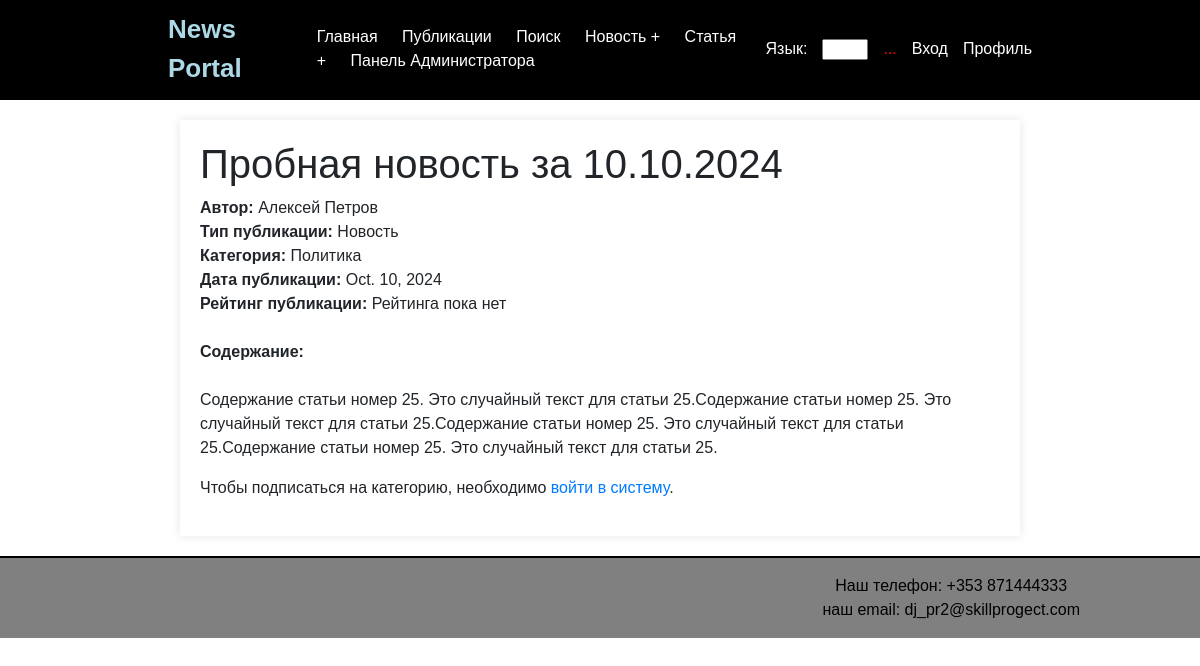
Screenshot of /news/65/ with the database file from the repository.
### news/models.py (models this page shows, shortened)
class Article(models.Model):
    title = models.CharField(max_length=200)
    content = models.TextField()
    publication_date = models.DateField()
    author_profile = models.ForeignKey(Profile, on_delete=models.CASCADE, default=9)
    article_type = models.BooleanField(default=False)
    category = models.ForeignKey(Category, on_delete=models.SET_NULL, null=True, blank=True)
    rating = models.ForeignKey(Rating, on_delete=models.SET_NULL, null=True, blank=True)

class Profile(models.Model):
    user = models.OneToOneField(User, on_delete=models.CASCADE)

class Category(models.Model):
    name = models.CharField(max_length=25, unique=False, verbose_name='Name of category')
    subscribers = models.ManyToManyField(User, related_name='categories', blank=True)
    class Meta:
        verbose_name = "Категория"
        verbose_name_plural = "Категории"

### news/views.py (the view)
# urls.py: path('news/<int:id>/', ArticleDetailView.as_view(), name='article_detail'),
class ArticleDetailView(BaseArticleView):
    template_name = 'news/article_detail.html'
    def get(self, request, id):
        article = get_object_or_404(Article, id=id)
        cached_response = self.get_article_from_cache(article.id, article.publication_date)
        if cached_response:
            return cached_response
        response = render(request, self.template_name, {
            'article': article,
            'user_is_author': request.user == article.author_profile.user,
        })
        self.set_article_to_cache(article, response)
        return response

### news/templatetags/censor_filters.py (called while the page is built)
@register.filter
def censor(value):
    if not isinstance(value, str):
        raise ValueError('Filter can only be applied to strings')
    def replace_word(match):
        word = match.group()
        if word.lower() in PROHIBITED_WORDS:
            return word[0] + '*' * (len(word) - 1)
        return word
    pattern = r'\b(?:' + '|'.join(re.escape(word) for word in PROHIBITED_WORDS) + r')\b'
    censored_text = re.sub(pattern, replace_word, value, flags=re.IGNORECASE)
    return censored_text

### news/utils.py (called while the page is built)
def get_article_cache_key(article_id, publication_date):
    return f"article_{article_id}_{publication_date}"

### news/views.py (called while the page is built)
    def get_article_from_cache(self, article_id, publication_date):
        cache_key = get_article_cache_key(article_id, publication_date)
        return cache.get(cache_key)

    def set_article_to_cache(self, article, response, timeout=300):
        cache_key = get_article_cache_key(article.id, article.publication_date)
        cache.set(cache_key, response, timeout)

### news/templates/news/article_detail.html (shortened to what this page needs)
{% extends 'news/default.html' %}
{% load censor_filters %}
{% block content %}
    <h1>{{ article.title|censor }}</h1>
    <div class="form-group mb-4">
        <div class="info-row">
            <div>
                <strong class="label">Автор:</strong>
                <span class="author">{{ article.author_profile.user.first_name }} {{ article.author_profile.user.last_name }}</span>
            </div>
            <div>
                <strong class="label">Тип публикации:</strong>
                <span>{{ article.article_type|yesno:"Новость,Статья" }}</span>
            </div>
            <div>
                <strong class="label">Категория:</strong>
                <span>{{ article.category.name|default:"Категория не указана" }}</span>
            </div>
            <div>
                <strong class="label">Дата публикации:</strong>
                <span>{{ article.publication_date }}</span>
            </div>
            <div>
                <strong class="label">Рейтинг публикации:</strong>
                {% with rating_value=article.rating.value %}
                    <span>{{ rating_value|default:"Рейтинга пока нет" }}</span>
                {% endwith %}
            </div>
        </div>
    </div>
    <div class="form-group mb-4">
        <strong class="label">Содержание:</strong>
    </div>
    <p>{{ article.content|censor }}</p>
    <div class="subscription">
        {% if user.is_authenticated %}
            {% if user in article.category.subscribers.all %}
                <p>Вы подписаны на категорию {{ article.category.name }}.</p>
            {% else %}
                <form method="POST" action="{% url 'subscribe_to_category' article.category.id %}">
                    {% csrf_token %}
                    <input type="hidden" name="article_id" value="{{ article.id }}">
                    <input type="hidden" name="use_console_backend" value="True">
                    <button type="submit" class="btn btn-primary">Подпишитесь на категорию {{ article.category.name }}</button>
                </form>
            {% endif %}
        {% else %}
            <p>Чтобы подписаться на категорию, необходимо <a href="{% url 'login' %}">войти в систему</a>.</p>
        {% endif %}
    </div>
{% endblock %}

### news/templates/news/default.html (style rules this page uses)
body { font-family: Arial, sans-serif; margin: 0; padding: 0; box-sizing: border-box; }

### rows the page displays
Article: title|censor "Пробная новость за 10.10.2024", author_profile.user.first_name "Алексей", author_profile.user.last_name "Петров", article_type "Новость", category.name "Политика", publication_date "Oct. 10, 2024", content|censor "Содержание статьи номер 25. Это случайный текст для статьи 25.Содержание статьи номер 25. Это случайный текст для статьи 25.Содержание статьи номер 25. Это случайный текст для статьи 25.Содержание статьи номер 25. Это случайный текст для статьи 25."

### other values shown
{{ rating_value|default:"Рейтинга пока нет" }} "Рейтинга пока нет"
